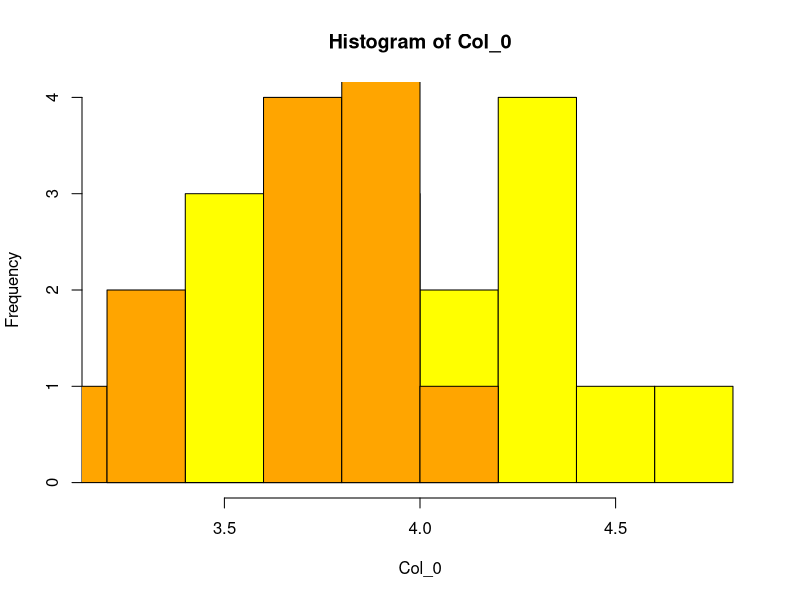
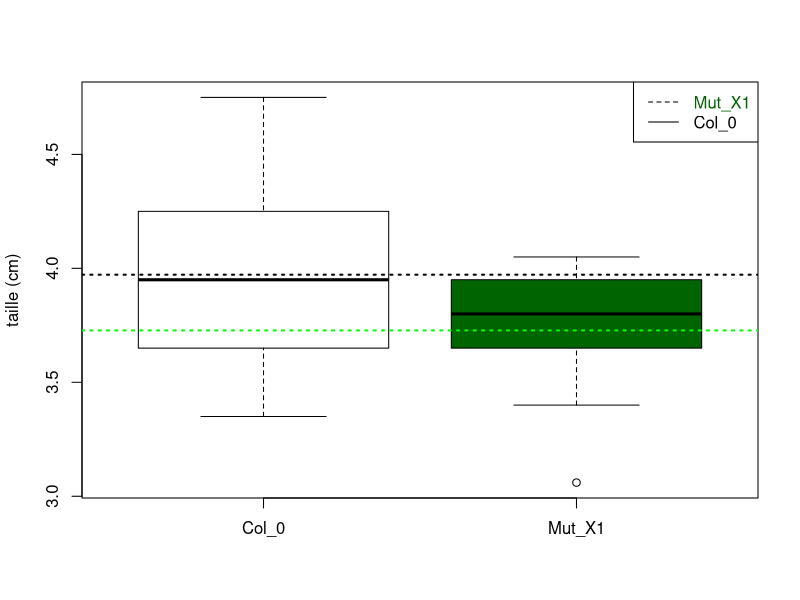
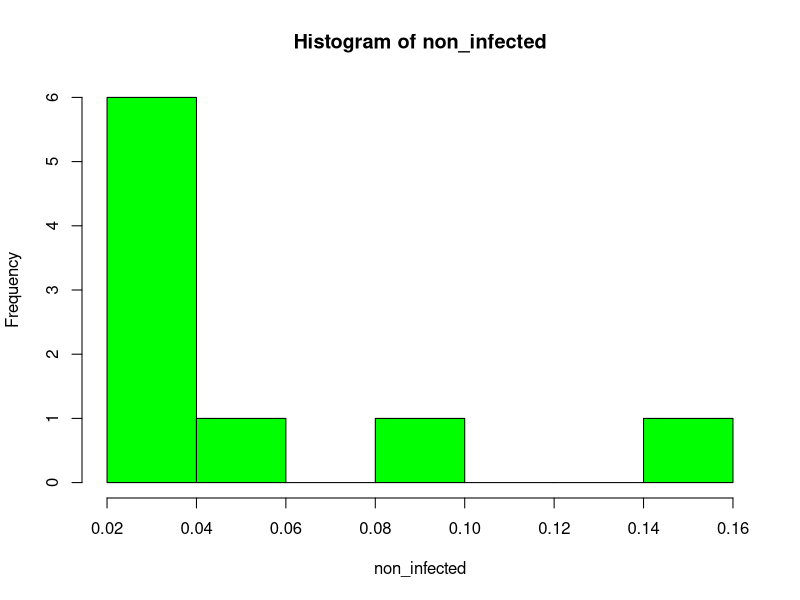
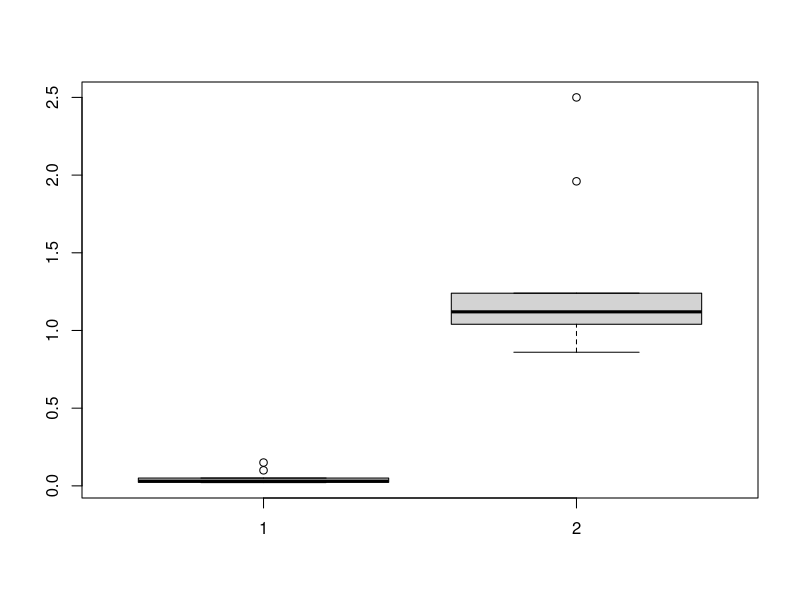

These figures' R source, in order:
## ---- chunk 1
freq_exp = c(0.25,0.5,0.25) # mettre sous forme de fréquences relatives ( fréquence attendue)
freq_obs = c(22,53,25) 
# la question posée est : les proportions observées sont-elles conformes aux proportions mendéliennes? ou (est ce que il y'a une conformité  entre les effectifs observés et les effectifs théorique)
chisq.test(freq_obs, p=freq_exp) #chisq.test() : vecteur numérique | p:vecteur de probabilité
#résultat : X-squared = 0.54 est le khi-deux  X²= somme(((effectif observé-effectif théorique)²)/effectif theorique) , si la conformité est respecté X² doit etre égale à 0  | p-value = 0.7634 par hasard , il y'a 76% de chance d'observer une valeur plus forte que 0.54 sous H0 > donc notre valeur n'est pas différente de 0 statistiquement , on ne peut pas rejetter  H0 car on a 76% de chance de rejetter H0 alors qu'elle est vraie | si p-value est inférieure à alpha donc on rejette H0 sinon on ne rejette pas H0 ( alpha=0.05)
# 3 catégories car 3 génotypes donc df = 3-1=2: il y'a un effectif qui peut etre déduit si on connait les deux autres 
#H0: les données observées du croisement sont conformes |H1 : les données observées du croisement ne sont pas conformes
#conclusion : les données observées du croisement sont conformes
## ---- chunk 2
mat = matrix( c( 15,5,3,0,19,16) , nrow=2 , byrow=T , dimnames=list( c("R","S"), c("Col","Ws","Can") ) ) # créer une matrice
mat
chisq.test(mat, correct=F)#X-squared = 30.901 : khi-deux fort |p-value = 1.949e-07 < alpha  donc on rejette H0 donc il n y'a pas une indépendance 

#H0: il y'a une indépendance entre la réponse des fleurs et l'écotype ou la résistance ou sensibilité à un pathogène est indépendante de l'écotype d'Arabidopsis thaliana 

obs=chisq.test(mat, correct =F)$observed
exp=chisq.test(mat, correct =F)$expected
round(chisq.test(mat, correct =F)$expected)
obs-exp #la différence entre deux tableaux pour observer les cases différentes 
round(obs-exp)
#ce qu'on observe lorsque on a une indépendance : chisq.test(mat, correct =F)$expected
#conclusion : les plantes col sont significativement plus résistantes  que les autres plantes de WS et can & les plantes de WS et can sont significativement plus sensibles
## ---- chunk 3

Col_0=c(4.30,4.25,3.50,3.35,4.30,3.75,3.55,4.10,3.95,4.55,4.25,3.75,3.85,4.15,3.55,4.75,3.95,3.65)
Mut_X1=c(3.06,4.05,3.95,3.40,3.80,3.95,3.65,4,3.85,3.95,3.65,3.75,3.4)# Vecteurs des tailles des plantes

length(Col_0)
length(Mut_X1)
# Valeurs moyennes
mean(Col_0) #3.972 cm pour les plantes sauvages 
mean(Mut_X1) #3.727 cm pour les plantes mutées
summary(Col_0)
summary(Mut_X1)
hist(Col_0,col="yellow")
hist(Mut_X1,add=TRUE,col="orange") # add=TRUE pour ajouter le deuxième histogramme sur le premier histogramme
# Représentation graphique des données
boxplot(Col_0,Mut_X1,names=c("Col_0","Mut_X1"),col=c("white","darkgreen"),ylab="taille (cm)")
abline(h=mean(Col_0),col="black",lty=3,lwd=2)
abline(h=mean(Mut_X1),col="green",lty=3,lwd=2)
legend("topright", legend = c("Mut_X1","Col_0" ), text.col = c("darkgreen","black"),lty=c(2,1))
#remarque : les boxplots ne donnent pas les valeurs moyennes
#conclusion : la dispersion des données semble plus faibles pour les mutantes par rapport aux plantes sauvages | grace à ce graphe on peut observer une différence au niveau de la moyenne entre les deux phénotypes : les plantes sauvages et les plantes mutantes 
## ---- chunk 4
#Test de Shapiro (lorsque la distribution suit une loi normale) : il est puissant avec les échantillons de petites tailles
#H0: la distribution suit une loi normale
shapiro.test(Col_0) #p-value = 0.7996>alpha : on  ne rejette pas H0 : la distrubition de la taille des plantes sauvages suit une loi normale
shapiro.test(Mut_X1)#p-value = 0.09525>alpha : on rejette pas H0 : la distrubition de la taille des plantes mutés suit une loi normale
## ---- chunk 5
#Test de Fisher : comparer les variaancess 
var(Col_0)
var(Mut_X1)
sd(Col_0)
sd(Mut_X1)
var.test(Col_0,Mut_X1)# la variance de col est 1.7592 fois plus supérieure à celle de Mut 
#on a une chance de 32% d'observer une valeur  supérieure à 1.76 ( p-value =0.32) | p-value=0.32>alpha=0.05 donc on rejette pas l'hypothèse d'égalité de variances
#df : degrée de liberté : k(n'-1;n"-1) : num df=n' : la taille de l'échantillon du premier groupe  , denom df=n" : la taille de l'échantillon du deuxième groupe
# le ratio de variances : 1.759191
#on peut considérer que les variances des deux groupes sont homogènes 
## ---- chunk 6
##Test de Student bilatéral (H1 : "il y a une différence de moyenne entre Col_0 et Mut_X1")

# dans la commande t.test on peut spécifier si les variances des échantillons sont égales (var.equal=T) ou non(var.equal=F)
# l'hypothèse alternative est "two.sided" par défaut
t.test(Col_0,Mut_X1,var.equal = T)
# si les variances ne sont pas égaux on ne peut pas utiliser le test de student ( taille d'échantillon <30)
#df=n-2  |p-value = 0.0651>alpha : on ne rejette pas H0 alors les moyennes sont égales 


##Test de Student unilatéral (H1 = "la moyenne de Col_0 > (ou <) à la moyenne de Mut_X1")

# dans la commande t.test, on va spécifier l'hypothèse alternative: alternative = "greater" ou "less". Quel terme allez-vous mettre?
t.test(Col_0,Mut_X1,var.equal = T, alternative = "greater") # p-value = 0.03255<alpha : on rejette H0 : donc on accepte H1 et donc la moyenne de Col_0 est significativement > à la moyenne de Mut_X1
#conclusion : il y'a pas une grande différence entre les deux 
# si on considère qu'il y'a une petite différence entre les deux , biologiquement on peut conclure que le géne muté participe à la croissance  , ce gène a un effet positif sur la croissance des plantes
## ---- chunk 7
# les données 
non_infected=c(0.021,0.15,0.023,0.03,0.022,0.05,0.035,0.1,0.03)
infected=c(1.22,1.12,1.06,1.04,0.86,1.24,1.96,0.9,2.5)
summary(non_infected)
summary(infected)
hist(non_infected,col="green")
hist(infected,add=TRUE,col="yellow")
boxplot(non_infected,infected)
mean(non_infected)
mean(infected)
## ---- chunk 8
# Test de Shapiro
shapiro.test(infected)# on rejette l'hypthèse de normalité car p-value <alpha : on rejette H0
shapiro.test(non_infected) # on rejette l'hypthèse de normalité car p-value <alpha : on rejette H0
#conclusion : les distributions ne suivent pas une loi normale
## ---- chunk 9
# Test de Mann & Whitney (équivalent non paramétrique du test de Student)
wilcox.test(infected,jitter(non_infected))  # bilatéral | p-value = 0.0004095 < alpha : on rejette H0  donc les valeurs sont différentes entre les plantes infectées et non infectées |
# remarque jitter(): pour rajouter du bruit à une série de valeurs
wilcox.test(infected,non_infected,alternative="greater")  # unilatéral | p-value = 0.0002047<alpha : on rejette H0 donc  l'expression d'un gène de défense chez la plante en condition d'infection par un microorganisme pathogène foliaire est  grande /plus importante que celle  des plantes non infectées.


